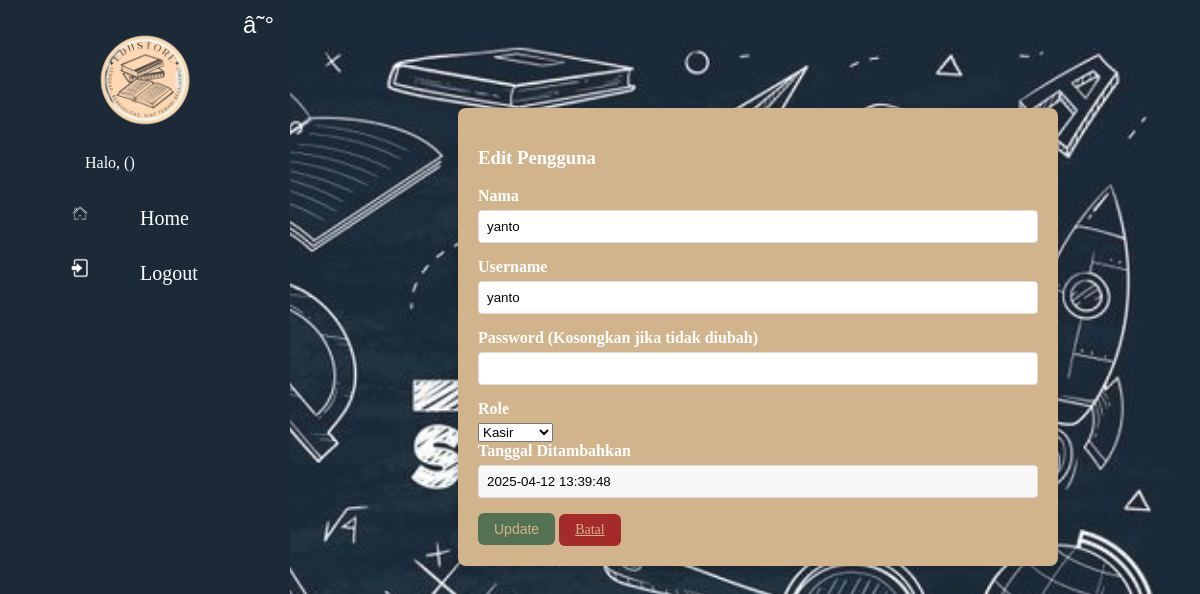
Page /pengguna/editpengguna.php?id=10 on the earlier database version.
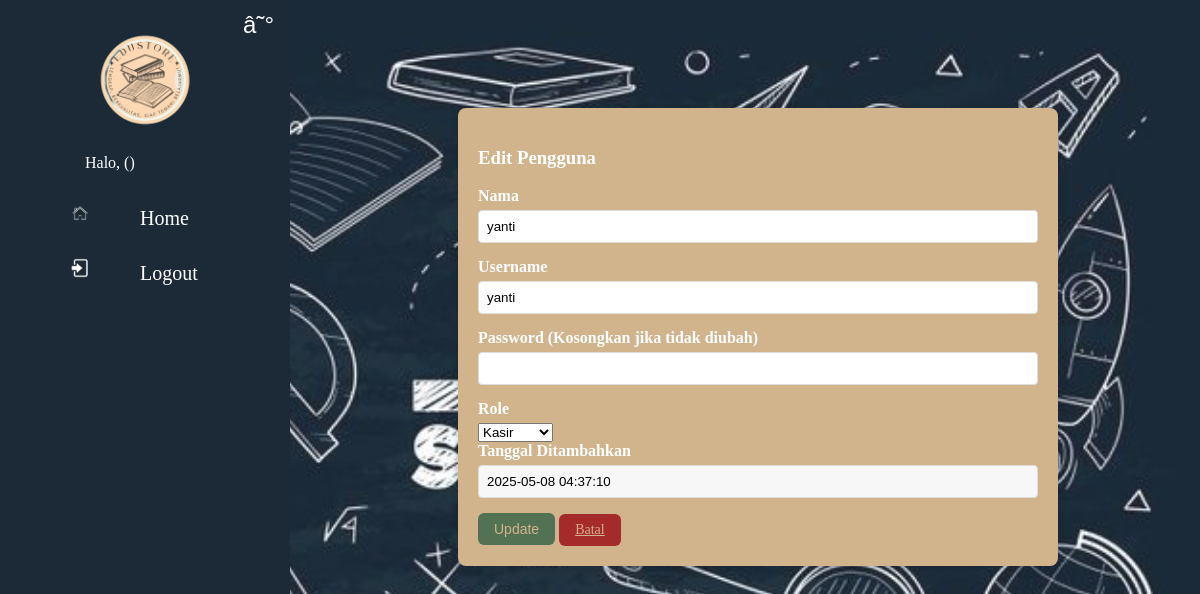
Same page on the later database version.
### tables this page shows
CREATE TABLE `pengguna` (
  `id_pengguna` int(11) NOT NULL,
  `nama` varchar(100) NOT NULL,
  `username` varchar(50) NOT NULL,
  `password` varchar(255) NOT NULL,
  `role` enum('Admin','Manager','Kasir') NOT NULL,
  `tanggal_ditambahkan` timestamp NOT NULL DEFAULT current_timestamp() ON UPDATE current_timestamp()
);

### pengguna/editpengguna.php (the view, shortened to what this page needs)
<?php
include '../koneksi/config.php';
if ($_SERVER['REQUEST_METHOD'] === 'POST') {
    $id_pengguna = $_POST['id_pengguna'];
    $nama = $_POST['nama'];
    $username = $_POST['username'];
    $role = $_POST['role'];
    if (!empty($_POST['password'])) {
        $password = password_hash($_POST['password'], PASSWORD_BCRYPT);
        $query = "UPDATE pengguna SET nama='$nama', username='$username', password='$password', role='$role' WHERE id_pengguna='$id_pengguna'";
    } else {
        $query = "UPDATE pengguna SET nama='$nama', username='$username', role='$role' WHERE id_pengguna='$id_pengguna'";
    }
    $result = mysqli_query($conn, $query);
    if ($result) {
        echo "<script>alert('Data berhasil diupdate'); window.location.href='pengguna.php';</script>";
    } else {
        echo "Gagal mengupdate data: " . mysqli_error($conn);
    }
} else {
    $id_pengguna = $_GET['id'];
    $query = mysqli_query($conn, "SELECT * FROM pengguna WHERE id_pengguna='$id_pengguna'");
    $data = mysqli_fetch_assoc($query);
}
?>
<!DOCTYPE html>
<html>
<head>
    <link rel="stylesheet" href="../CSS/styleeditpengguna.css">
</head>
<body>
<?php
    include '../sidebar/sidebar.php';
?>
<div class="form-container">
    <div id="main-content">
        <div class="form-card">
            <div class="card shadow">
                <div class="card-body">
                    <h3 class="text-center mb-4">Edit Pengguna</h3>
                    <form method="POST" action="">
                        <div class="mb-3">
                            <label for="nama" class="form-label">Nama</label>
                            <input type="text" id="nama" name="nama" class="form-control" value="<?= $data['nama'] ?>" required>
                        </div>
                        <div class="mb-3">
                            <label for="username" class="form-label">Username</label>
                            <input type="text" id="username" name="username" class="form-control" value="<?= $data['username'] ?>" required>
                        </div>
                        <div class="mb-3">
                            <label for="password" class="form-label">Password (Kosongkan jika tidak diubah)</label>
                            <input type="password" id="password" name="password" class="form-control">
                        </div>
                        <div class="mb-3">
                            <label for="role" class="form-label">Role</label>
                            <select class="form-control" id="role" name="role">
                                <option value="Kasir" selected>Kasir</option>
                            </select>
                        </div>
                        <div class="mb-3">
                            <label for="tanggal_ditambahkan" class="form-label">Tanggal Ditambahkan</label>
                            <input type="text" id="tanggal_ditambahkan" class="form-control" value="<?= $data['tanggal_ditambahkan'] ?>" readonly>
                        </div>
                        <div class="d-flex justify-content-between">
                            <button type="submit" class="btn btn-primary">Update</button>
                            <a href="pengguna.php" class="btn btn-secondary">Batal</a>
                        </div>
                    </form>
                </div>
            </div>
        </div>
    </div>
</div>
</body>
</html>

Differences in the rows shown:
changed pengguna: nama "yanto" → "yanti"; username "yanto" → "yanti"; tanggal_ditambahkan "2025-04-12 13:39:48" → "2025-05-08 04:37:10"
